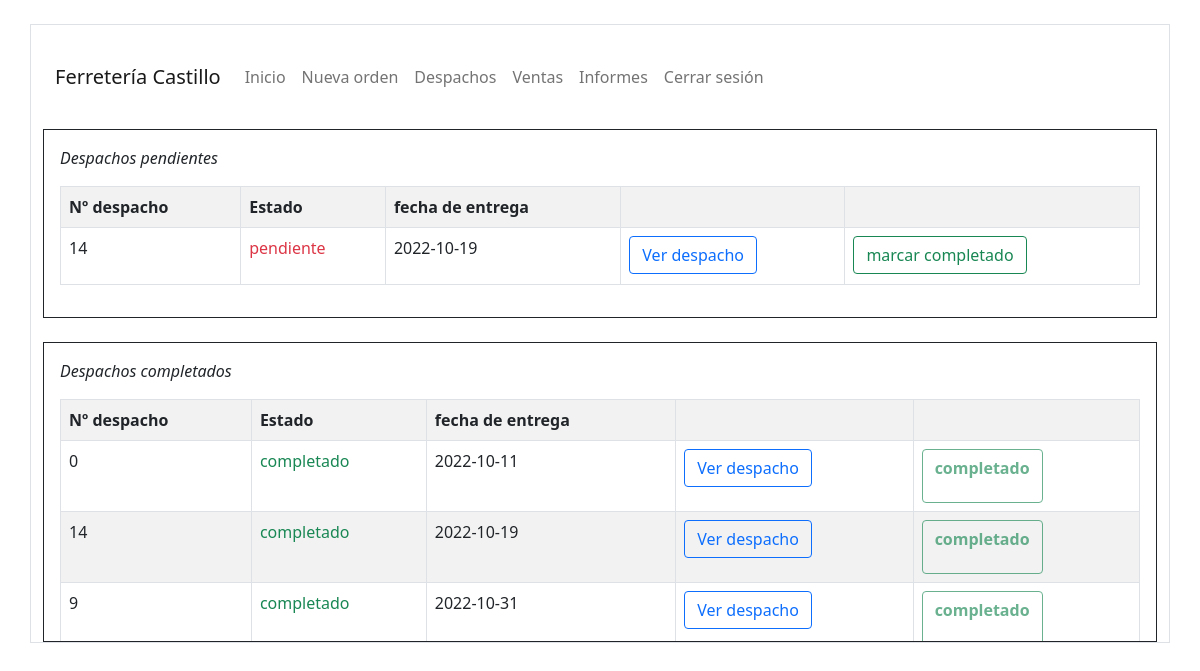
The app's page /despacho.php (signed in) with its own data.
### tables this page shows
CREATE TABLE `despacho_producto` (
  `id` int(11) NOT NULL,
  `num_despacho` int(11) DEFAULT NULL,
  `id_producto` int(11) DEFAULT NULL,
  `estado` varchar(20) DEFAULT NULL
);

CREATE TABLE `despacho` (
  `id` int(11) NOT NULL,
  `num_despacho` int(11) DEFAULT NULL,
  `nombre_cliente` varchar(100) DEFAULT NULL,
  `num_cliente` int(11) DEFAULT NULL,
  `direccion_cliente` varchar(100) DEFAULT NULL,
  `fecha_entrega` date DEFAULT NULL
);

### despacho.php (the view, shortened to what this page needs)
<?php
include 'templates/head.php';
include 'conexion.php';
if (!isset($_SESSION['usuario'])) {
    header('Location: login.php');
} else {
    $cant = 0;
    $s = $conexion->query("SELECT * FROM `despacho` ORDER BY `despacho`.`fecha_entrega` ASC;");
    $v = $conexion->query("SELECT * FROM `despacho_producto` where estado = 'pendiente';");
    while ($z = mysqli_fetch_array($v)) {
        $cant++;
    }
?> <style>
    </style><?php
            if ($cant != 0) {
            ?>
        <div class="col">
            <div class="table-responsive border border-dark p-3" class="table-scrollable">
                <p><i>Despachos pendientes</i></p>
                <table class="table table-striped table-bordered ">
                    <tr>
                        <th>Nº despacho</th>
                        <th>Estado</th>
                        <th>fecha de entrega</th>
                        <th></th>
                        <th></th>
                    </tr>
                    <?php
                    while ($r = mysqli_fetch_array($s)) {
                        $sentence2 = $conexion->query("SELECT * FROM `despacho_producto` WHERE despacho_producto.estado = 'pendiente' AND  despacho_producto.num_despacho = {$r['num_despacho']} limit 1");
                        while ($res = mysqli_fetch_array($sentence2)) {
                            $num_despacho = $res['num_despacho'];
                            $estado = $res['estado'];
                            $fecha_entrega = $r['fecha_entrega'];
                    ?>
                            <tr>
                                <td><?php echo  $num_despacho;  ?></td>
                                <td>
                                    <p class="text-danger"><?php echo $estado; ?></p>
                                </td>
                                <td><?php echo  $fecha_entrega;  ?></td>
                                <td>
                                    <form action="verDespacho.php" method="post">
                                        <button type="submit" class="btn btn-outline-primary" data-bs-toggle="modal" data-bs-target="#exampleModal">
                                            Ver despacho
                                        </button>
                                    </form>
                                </td>
                                <td>
                                    <form action="" method="post">
                                        <button class="btn btn-outline-success" type="submit" name="accionBoton" value="marcar_completado">marcar completado</button>
                                    </form>
                                </td>
                            </tr>
                    <?php
                        }
                    }
                    ?>
                </table>
            </div>
        </div>
    <?php
            }
    ?>
    <div class="col mt-4">
        <div class="table-responsive border border-dark p-3 table-scrollable">
            <p><i>Despachos completados</i></p>
            <table class="table table-striped table-bordered ">
                <tr>
                    <th>Nº despacho</th>
                    <th>Estado</th>
                    <th>fecha de entrega</th>
                    <th></th>
                    <th></th>
                </tr>
                <?php
                $s = $conexion->query("SELECT * FROM `despacho` ORDER BY `despacho`.`fecha_entrega` ASC;");
                while ($r = mysqli_fetch_array($s)) {
                    $sentence2 = $conexion->query("SELECT * FROM `despacho_producto` WHERE despacho_producto.estado = 'completado' AND  despacho_producto.num_despacho = {$r['num_despacho']} limit 1");
                    while ($res = mysqli_fetch_array($sentence2)) {
                        $num_despacho = $res['num_despacho'];
                        $estado = $res['estado'];
                        $fecha_entrega = $r['fecha_entrega'];
                ?>
                        <tr>
                            <td><?php echo  $num_despacho;  ?></td>
                            <td>
                                <p class="text-success"><?php echo $estado; ?></p>
                            </td>
                            <td><?php echo  $fecha_entrega; ?></td>
                            <td>
                                <form action="verDespacho.php" method="post">
                                    <button type="submit" class="btn btn-outline-primary" data-bs-toggle="modal" data-bs-target="#exampleModal">
                                        Ver despacho
                                    </button>
                                </form>
                            </td>
                            <td>
                                <form action="" method="post">
                                    <button class="btn btn-outline-success" type="submit" name="accionBoton" value="marcar_completado" disabled>
                                        <p><strong>completado</strong> </p>
                                    </button>
                                </form>
                            </td>
                        </tr>
                <?php
                    }
                }
                ?>
            </table>
        </div>
    </div>
<?php
}
include 'templates/foot.php';
?>

### despacho.php (style rules this page uses)
.table-scrollable { overflow-y: scroll; max-height: 300px; }

### records on screen
despacho: fecha_entrega "2022-10-19"
despacho_producto: num_despacho "14", estado "pendiente"
despacho: fecha_entrega "2022-10-11"
despacho_producto: num_despacho "0", estado "completado"
despacho_producto: num_despacho "14", estado "completado"
despacho: fecha_entrega "2022-10-31"
despacho_producto: num_despacho "9", estado "completado"
